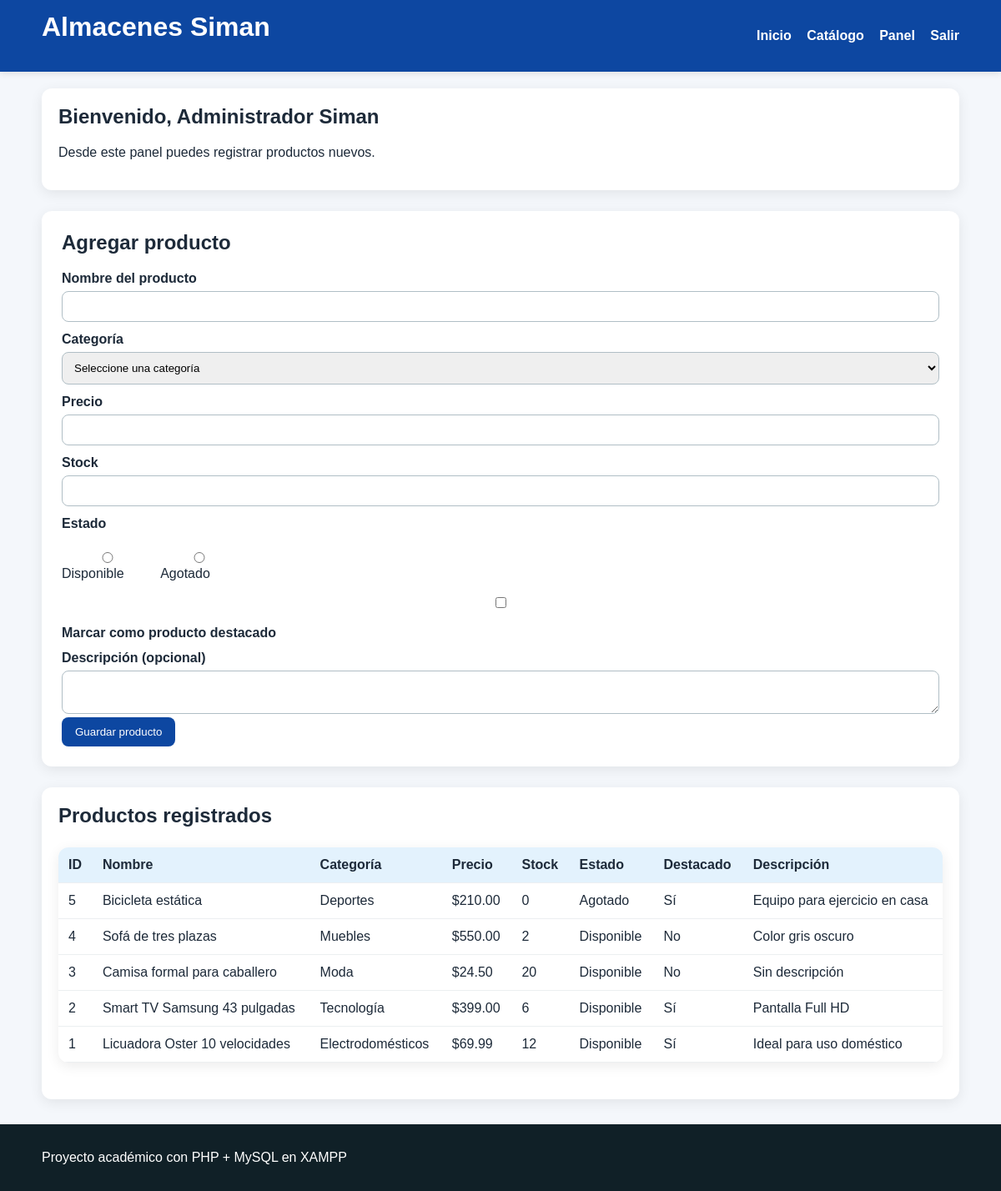
Page /dashboard.php (signed in) on the committed database.
### tables this page shows
CREATE TABLE productos (
    id INT AUTO_INCREMENT PRIMARY KEY,
    nombre VARCHAR(80) NOT NULL,
    categoria_id INT NOT NULL,
    precio DECIMAL(10,2) NOT NULL,
    stock INT NOT NULL,
    estado ENUM('Disponible','Agotado') NOT NULL,
    destacado ENUM('Sí','No') NOT NULL DEFAULT 'No',
    descripcion VARCHAR(150) NULL,
    CONSTRAINT fk_productos_categorias FOREIGN KEY (categoria_id) REFERENCES categorias(id)
);

CREATE TABLE categorias (
    id INT AUTO_INCREMENT PRIMARY KEY,
    nombre VARCHAR(50) NOT NULL,
    area VARCHAR(50) NOT NULL,
    activo ENUM('Sí','No') NOT NULL DEFAULT 'Sí',
    observacion VARCHAR(120) NULL
);

### dashboard.php (the view, shortened to what this page needs)
<?php
require 'config/db.php';
$productos = $pdo->query("SELECT p.id, p.nombre, c.nombre AS categoria, p.precio, p.stock, p.estado, p.destacado, p.descripcion FROM productos p INNER JOIN categorias c ON p.categoria_id = c.id ORDER BY p.id DESC")->fetchAll();
include 'includes/header.php';
?>
<div class="card">
    <h2>Bienvenido, <?= htmlspecialchars($_SESSION['usuario_nombre']) ?></h2>
    <p>Desde este panel puedes registrar productos nuevos.</p>
</div>
<form method="POST" action="">
    <h2>Agregar producto</h2>
    <label for="nombre">Nombre del producto</label>
    <input type="text" id="nombre" name="nombre" maxlength="80" required>
    <label for="categoria_id">Categoría</label>
    <select id="categoria_id" name="categoria_id" required>
        <option value="">Seleccione una categoría</option>
    </select>
    <label for="precio">Precio</label>
    <input type="number" step="0.01" min="0.01" id="precio" name="precio" required>
    <label for="stock">Stock</label>
    <input type="number" min="0" id="stock" name="stock" required>
    <label>Estado</label>
    <div class="radio-group">
        <label><input type="radio" name="estado" value="Disponible" required> Disponible</label>
        <label><input type="radio" name="estado" value="Agotado"> Agotado</label>
    </div>
    <label class="check-group"><input type="checkbox" name="destacado"> Marcar como producto destacado</label>
    <label for="descripcion">Descripción (opcional)</label>
    <textarea id="descripcion" name="descripcion" maxlength="150"></textarea>
    <button class="btn" type="submit">Guardar producto</button>
</form>
<div class="card">
    <h2>Productos registrados</h2>
    <table>
        <thead>
            <tr>
                <th>ID</th>
                <th>Nombre</th>
                <th>Categoría</th>
                <th>Precio</th>
                <th>Stock</th>
                <th>Estado</th>
                <th>Destacado</th>
                <th>Descripción</th>
            </tr>
        </thead>
        <tbody>
            <?php foreach ($productos as $p): ?>
                <tr>
                    <td><?= $p['id'] ?></td>
                    <td><?= htmlspecialchars($p['nombre']) ?></td>
                    <td><?= htmlspecialchars($p['categoria']) ?></td>
                    <td>$<?= number_format($p['precio'], 2) ?></td>
                    <td><?= $p['stock'] ?></td>
                    <td><?= htmlspecialchars($p['estado']) ?></td>
                    <td><?= htmlspecialchars($p['destacado']) ?></td>
                    <td><?= htmlspecialchars($p['descripcion'] ?: 'Sin descripción') ?></td>
                </tr>
            <?php endforeach; ?>
        </tbody>
    </table>
</div>
<?php include 'includes/footer.php'; ?>

### css/style.css (style rules this page uses)
* { box-sizing:border-box }
body { margin:0;font-family:Arial,Helvetica,sans-serif;background:#f4f7fb;color:#1d2a39 }
.hero,.card,table,form { background:#fff;border-radius:12px;box-shadow:0 4px 16px rgba(0,0,0,.08) }
.card { padding:20px;margin:20px 0 }
h1,h2,h3 { margin-top:0 }
.btn { display:inline-block;background:#0d47a1;color:#fff;padding:10px 16px;border:none;border-radius:8px;text-decoration:none;cursor:pointer }
form { padding:24px;margin:25px 0 }
label { display:block;margin:12px 0 6px;font-weight:bold }
input,select,textarea { width:100%;padding:10px;border:1px solid #b0bec5;border-radius:8px }
.radio-group,.check-group { display:flex;gap:18px;flex-wrap:wrap;margin:10px 0 }
.radio-group label,.check-group label { font-weight:normal }
table { width:100%;border-collapse:collapse;overflow:hidden;margin:24px 0 }
th,td { padding:12px;border-bottom:1px solid #eceff1;text-align:left }
th { background:#e3f2fd }

### rows in the picture
productos: id "5", nombre "Bicicleta estática", categoria.nombre "Deportes", precio "210.00", stock "0", estado "Agotado", destacado "Sí", descripcion "Equipo para ejercicio en casa"
productos: id "4", nombre "Sofá de tres plazas", categoria.nombre "Muebles", precio "550.00", stock "2", estado "Disponible", destacado "No", descripcion "Color gris oscuro"
productos: id "3", nombre "Camisa formal para caballero", categoria.nombre "Moda", precio "24.50", stock "20", estado "Disponible", destacado "No", descripcion "Sin descripción"
productos: id "2", nombre "Smart TV Samsung 43 pulgadas", categoria.nombre "Tecnología", precio "399.00", stock "6", estado "Disponible", destacado "Sí", descripcion "Pantalla Full HD"
productos: id "1", nombre "Licuadora Oster 10 velocidades", categoria.nombre "Electrodomésticos", precio "69.99", stock "12", estado "Disponible", destacado "Sí", descripcion "Ideal para uso doméstico"

### other values in the picture
$_SESSION['usuario_nombre'] "Administrador Siman"
